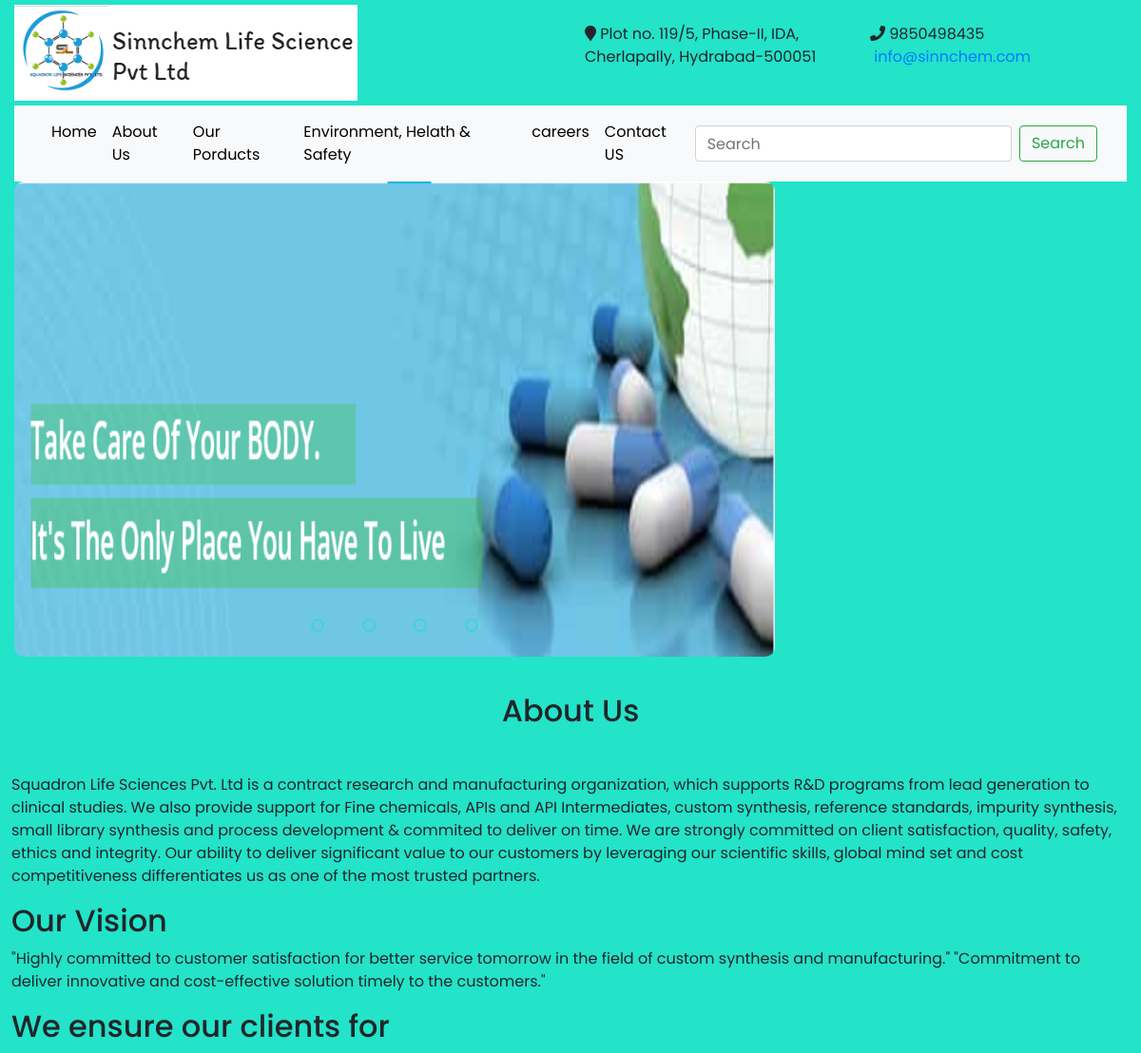
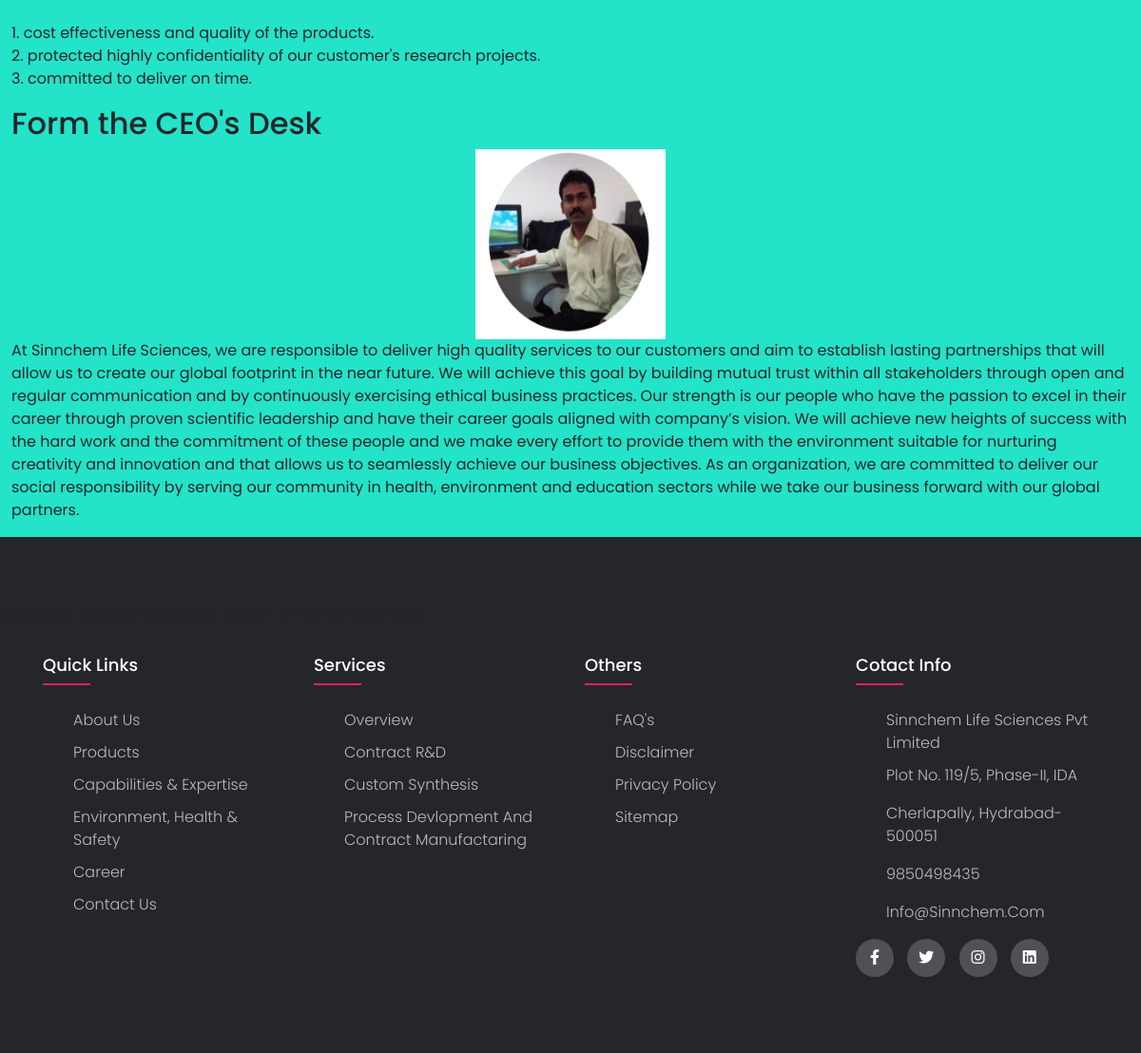
Screenshot of /aboutus/ with the database file from the repository (2 pictures, top to bottom).
### aboutus/models.py (models this page shows, shortened)
class AboutUs(models.Model):
    title = models.CharField(max_length=100)
    description = models.TextField(blank=True)
    image = models.ImageField(upload_to='product/images',blank=True)
    url =models.URLField(blank=True)

### aboutus/views.py (the view)
# urls.py: path('',views.all_aboutus, name='all_aboutus'),
def all_aboutus(request):
    aboutuses=AboutUs.objects.all()
    return render(request, 'aboutus/all_aboutus.html', {'aboutuses':aboutuses})

### aboutus/templates/aboutus/all_aboutus.html (shortened to what this page needs)
{% extends 'ourproduct/base.html' %}
{% load static %}
{% block content3 %}
  <div class="row">
  {% for aboutus in aboutuses %}
    <h2>{{ aboutus.title |safe }}</h2>
    {% if aboutus.image %}
      <center>
        <img src="{% static 'ourproduct\CEO picture.PNG' %} " height="200" width="200">
      </center>
    {% endif %}
    {% if aboutus.description %}
      <p>{{ aboutus.description |safe}}</p>
    {% endif %}
  {% endfor %}
</div>
</div>
{% endblock %}

### ourproduct/static/ourproduct/custom.css (style rules this page uses)
body { font-family: 'Lato', sans-serif; }

### ourproduct/static/ourproduct/style.css (style rules this page uses)
body { line-height: 1.5; font-family: 'Poppins', sans-serif; }
* { margin:0; padding:0; box-sizing: border-box; }
.row { display: flex; flex-wrap: wrap; }

### ourproduct/static/ourproduct/style3.css (style rules this page uses)
* { margin: 0; padding:0; box-sizing: border-box; font-family: 'Poppins', sans-serif; }

### ourproduct/static/ourproduct/style4.css (style rules this page uses)
body { margin: 0; padding: 0; height: 100vh display: flex; justify-content: center; align-items: center; background: #23E3C9; }

### rows the page displays
AboutUs: title "About Us", description "Squadron Life Sciences Pvt. Ltd is a contract research and manufacturing organization, which supports R&D programs from lead generation to clinical studies. We also provide support for Fine chemicals, APIs and API Intermediates, custom synthesis, reference standards, impurity synthesis, small library synthesis and process development & commited to deliver on time. We are strongly committed on client satisfaction, quality, safety, ethics and integrity. Our ability to deliver significant value to our customers by leveraging our scientific skills, global mind set and cost competitiveness differentiates us as one of the most trusted partners."
AboutUs: title "Our Vision", description "\"Highly committed to customer satisfaction for better service tomorrow in the field of custom synthesis and manufacturing.\" \"Commitment to deliver innovative and cost-effective solution timely to the customers.\""
AboutUs: title "We ensure our clients for", description "1. cost effectiveness and quality of the products. 2. protected highly confidentiality of our customer's research projects. 3. committed to deliver on time."
AboutUs: title "Form the CEO's Desk", description "At Sinnchem Life Sciences, we are responsible to deliver high quality services to our customers and aim to establish lasting partnerships that will allow us to create our global footprint in the near future. We will achieve this goal by building mutual trust within all stakeholders through open and regular communication and by continuously exercising ethical business practices. Our strength is our people who have the passion to excel in their career through proven scientific leadership and have their career goals aligned with company’s vision. We will achieve new heights of success with the hard work and the commitment of these people and we make every effort to provide them with the…"
